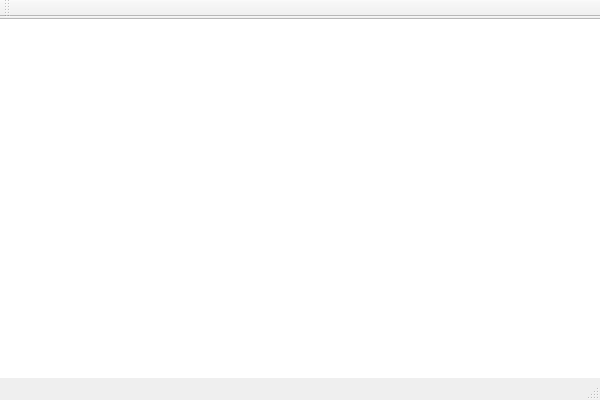
<?xml version="1.0" encoding="UTF-8"?>
<ui version="4.0">
 <class>MainWindowClass</class>
 <widget class="QMainWindow" name="MainWindowClass">
  <property name="geometry">
   <rect>
    <x>0</x>
    <y>0</y>
    <width>600</width>
    <height>400</height>
   </rect>
  </property>
  <property name="windowTitle">
   <string>MainWindow</string>
  </property>
  <widget class="QWidget" name="centralWidget">
   <widget class="QGraphicsView" name="graphicsView">
    <property name="geometry">
     <rect>
      <x>-5</x>
      <y>1</y>
      <width>1280</width>
      <height>720</height>
     </rect>
    </property>
   </widget>
  </widget>
  <widget class="QMenuBar" name="menuBar">
   <property name="geometry">
    <rect>
     <x>0</x>
     <y>0</y>
     <width>600</width>
     <height>21</height>
    </rect>
   </property>
  </widget>
  <widget class="QToolBar" name="mainToolBar">
   <attribute name="toolBarArea">
    <enum>TopToolBarArea</enum>
   </attribute>
   <attribute name="toolBarBreak">
    <bool>false</bool>
   </attribute>
  </widget>
  <widget class="QStatusBar" name="statusBar"/>
 </widget>
 <layoutdefault spacing="6" margin="11"/>
 <resources>
  <include location="MainWindow.qrc"/>
 </resources>
 <connections/>
</ui>
